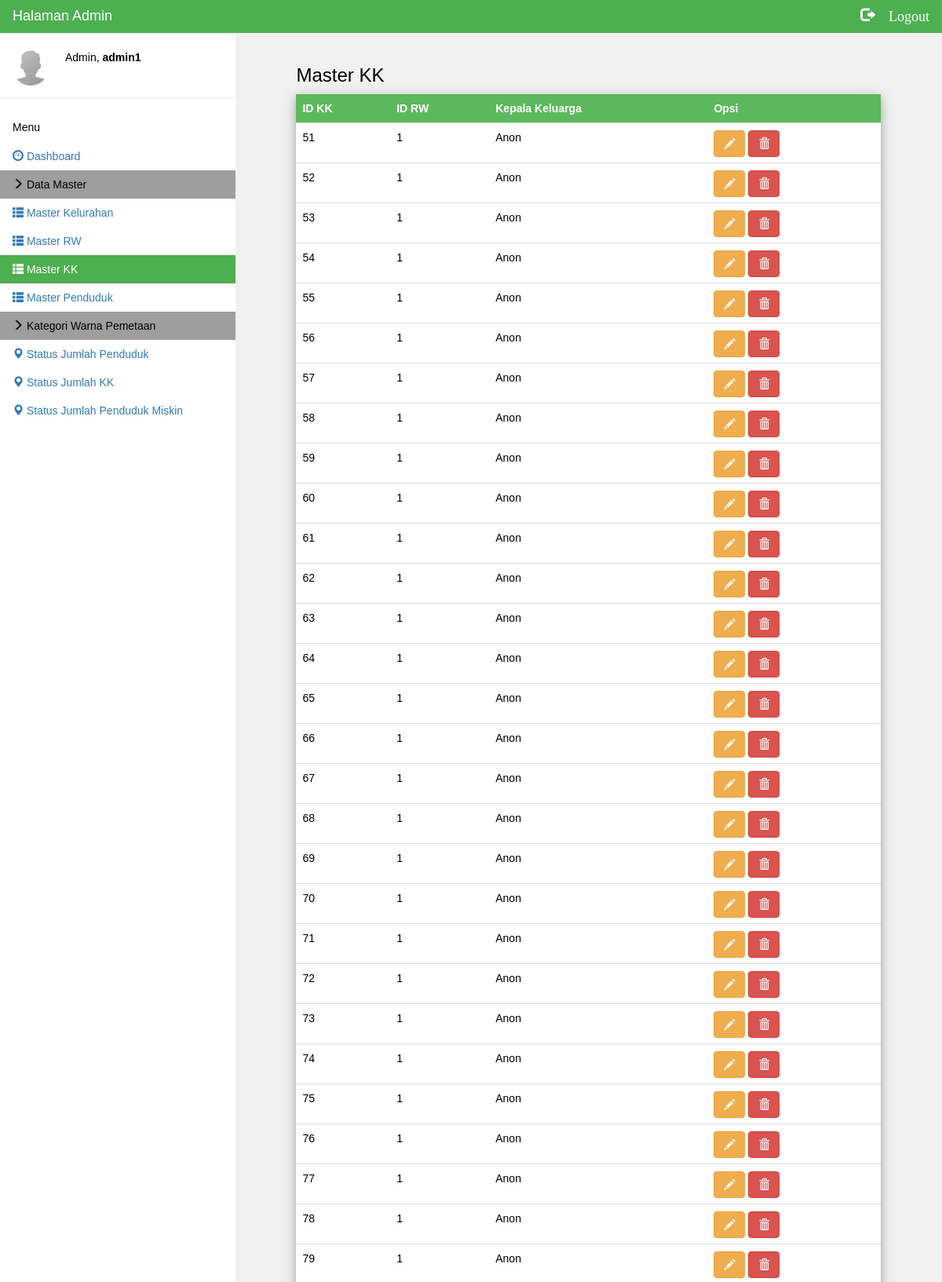
Page /Admin/tampil_kk.php?pg=2 (signed in, upper part) on the committed database.
### tables this page shows
CREATE TABLE IF NOT EXISTS `tb_kk` (
  `id_kk` int(11) NOT NULL,
  `id_rw` int(11) NOT NULL,
  `nama_kepalakeluarga` varchar(30) NOT NULL,
  PRIMARY KEY (`id_kk`)
);

### Admin/tampil_kk.php (the view, shortened to what this page needs)
<!DOCTYPE html>
<html>
<link rel="stylesheet" href="css/w3.css">
<link href="//maxcdn.bootstrapcdn.com/bootstrap/3.3.6/css/bootstrap.min.css" rel="stylesheet">
<link href="//cdnjs.cloudflare.com/ajax/libs/octicons/3.5.0/octicons.min.css" rel="stylesheet">
<body class="w3-light-grey">
<div class="w3-container w3-top w3-green w3-large w3-padding" style="z-index:4">
  <span class="w3-Left">Halaman Admin</span>
   <a href="logout.php"><span id="logout" class="w3-right glyphicon glyphicon-log-out"> Logout</span></a>
</div>
<nav class="w3-sidenav w3-collapse w3-white w3-animate-left" style="z-index:3;width:300px;" id="mySidenav"><br>
  <div class="w3-container w3-row">
    <div class="w3-col s3">
      <img src="css/img_avatar3.png" class="w3-circle w3-margin-right" style="width:46px">
    </div>
    <div class="w3-col s9">
      <span>Admin, <strong><?=$_SESSION['nama'];?></strong></span><br>
    </div>
  </div>
  <hr>
  <div class="w3-container" >
    <h5>Menu</h5>
  </div>
  <a href="#" class="w3-padding "><span class="glyphicon glyphicon-dashboard"></span>  Dashboard</a>
  <a href="" class="w3-padding w3-grey"><i class="glyphicon glyphicon-menu-right"></i>  Data Master</a>
  <a href="tampil_kelurahan.php" class="w3-padding "><i class="glyphicon glyphicon-th-list"></i>  Master Kelurahan</a>
  <a href="tampil_rw.php" class="w3-padding "><i class="glyphicon glyphicon-th-list"></i>  Master RW</a>
  <a href="tampil_kk.php" class="w3-padding w3-green" ><i class="glyphicon glyphicon-th-list"></i>  Master KK</a>
  <a href="tampil_penduduk.php" class="w3-padding"><i class="glyphicon glyphicon-th-list"></i>  Master Penduduk</a>
  <a href="" class="w3-padding w3-grey"><i class="glyphicon glyphicon-menu-right"></i>  Kategori Warna Pemetaan</a>
  <a href="tampil_status.php" class="w3-padding "><i class="glyphicon glyphicon-map-marker"></i>  Status Jumlah Penduduk</a>
  <a href="tampil_status_jmlkk.php" class="w3-padding "><i class="glyphicon glyphicon-map-marker"></i>  Status Jumlah KK</a>
  <a href="tampil_status_pmiskin.php" class="w3-padding"><i class="glyphicon glyphicon-map-marker"></i>  Status Jumlah Penduduk Miskin</a>
</nav>
<div class="w3-main" style="margin-left:300px;margin-top:43px;">
      <?php
       include "koneksi.php";
      ?>
      <div class="row" >
      <div class="col-sm-1"></div>
  <div class="col-sm-10" id="konten" style="margin-top:20px;">
      <h3>Master KK</h3>
      <table border="1" class="table table-striped w3-card-4">
      <tr  id="trtabel">
      <th>ID KK</th>
      <th>ID RW</th>
      <th>Kepala Keluarga</th>
      <th colspan="2" >Opsi</th>
      </tr>
      <?php
      $batas = 50;
            $pg = isset( $_GET['pg'] ) ? $_GET['pg'] : "";
            if ( empty( $pg ) ) {
            $posisi = 0;
            $pg = 1;
            } else {
            $posisi = ( $pg - 1 ) * $batas;
            }
      $query = "select * from tb_kk limit $posisi, $batas";
      $result = mysqli_query($sambung, $query);
      while ($buff = mysqli_fetch_array($result)){
      ?>
       <tr>
      <td><?php echo $buff['id_kk']; ?></td>
      <td><?php echo $buff['id_rw']; ?></td>
      <td><?php echo $buff['nama_kepalakeluarga']; ?></td>
      <td>
      <div class="button-toolbar">
      <a href="ubah_kk.php?id_kk=<?php echo $buff ['id_kk']; ?>" class="btn btn-warning glyphicon glyphicon-pencil" role="button" data-toggle="tooltip" title="Edit" data-placement="bottom"></a>
      <a href="#" onclick="confirm_modal('hapus_kk.php?id_kk=<?php echo $buff['id_kk']; ?>');" class="btn btn-danger glyphicon glyphicon-trash" data-toggle="tooltip" title="Hapus" data-placement="bottom"></a></div></td>
      </tr>
      <?php
      };
      ?>
      </table>
    </div>
<div class="col-sm-1"></div>
</div>
</body>
</html>

### Admin/css/w3.css (style rules this page uses)
* { -webkit-box-sizing:border-box;-moz-box-sizing:border-box;box-sizing:border-box }
html { -ms-text-size-adjust:100%;-webkit-text-size-adjust:100% }
body { margin:0 }
article,aside,details,figcaption,figure,footer,header,hgroup,main,menu,nav,section,summary { display:block }
a { background-color:transparent }
img { border:0 }
hr { -moz-box-sizing:content-box;box-sizing:content-box }
html,body { font-family:Verdana,sans-serif;font-size:15px;line-height:1.5 }
html { overflow-x:hidden }
h1,h2,h3,h4,h5,h6,.w3-slim,.w3-wide { font-family:"Segoe UI",Arial,sans-serif }
h3 { font-size:24px }
h5 { font-size:18px }
h1,h2,h3,h4,h5,h6 { font-weight:400;margin:10px 0 }
hr { height:0;border:0;border-top:1px solid #eee;margin:20px 0 }
img { margin-bottom:-5px }
a { color:inherit }
table { border-collapse:collapse;border-spacing:0;width:100%;display:table }
table,th,td { border:none }
.w3-navbar a,.w3-topnav a,.w3-sidenav a,.w3-dropdown-content a,.w3-accordion-content a,.w3-dropnav a { text-decoration:none!important }
.w3-btn,.w3-btn-floating,.w3-dropnav a,.w3-btn-floating-large,.w3-btn-block,.w3-hover-shadow,.w3-hover-opacity, .w3-navbar a,.w3-sidenav a,.w3-pagination li a,.w3-hoverable tbody tr,.w3-hoverable li,.w3-accordion-content a,.w3-dropdown-content a,.w3-dropdown-click:hover,.w3-dropdown-hover:hover,.w3-opennav,.w3-closenav,.w3-closebtn, .w3-hover-amber,.w3-hover-aqua,.w3-hover-blue,.w3-hover-light-blue,.w3-hover-brown,.w3-hover-cyan,.w3-hover-blue-grey,.w3-hover-green,.w3-hover-light-green,.w3-hover-indigo,.w3-hover-khaki,.w3-hover-lime,.w3-hover-orange,.w3-hover-deep-orange,.w3-hover-pink, .w3-hover-purple,.w3-hover-deep-purple,.w3-hover-red,.w3-hover-sand,.w3-hover-teal,.w3-hover-yellow,.w3-hover-white,.w3-hover-black,.w3-hover-grey,.w3-hover-light-grey,.w3-hover-dark-grey,.w3-hover-text-amber,.w3-hover-text-aqua,.w3-hover-text-blue,.w3-hover-text-light-blue, .w3-hover-text-brown,.w3-hover-text-cyan,.w3-hover-text-blue-grey,.w3-hover-text-green,.w3-hover-text-light-green,.w3-hover-text-indigo,.w3-hover-text-khaki,.w3-hover-text-lime,.w3-hover-text-orange,.w3-hover-text-deep-orange,.w3-hover-text-pink,.w3-hover-text-purple, .w3-hover-text-deep-purple,.w3-hover-text-red,.w3-hover-text-sand,.w3-hover-text-teal,.w3-hover-text-yellow,.w3-hover-text-white,.w3-hover-text-black,.w3-hover-text-grey,.w3-hover-text-light-grey,.w3-hover-text-dark-grey { -webkit-transition:background-color .3s,color .15s,box-shadow .3s,opacity 0.3s;transition:background-color .3s,color .15s,box-shadow .3s,opacity 0.3s }
.w3-sidenav { height:100%;width:200px;background-color:#fff;position:fixed!important;z-index:1;overflow:auto }
.w3-sidenav a { padding:4px 2px 4px 16px }
.w3-sidenav a,.w3-dropnav a { display:block }
.w3-main,#main { transition:margin-left .4s }
.w3-container:after,.w3-panel:after,.w3-row:after,.w3-row-padding:after,.w3-topnav:after,.w3-clear:after,.w3-btn-group:before,.w3-btn-group:after,.w3-btn-bar:before,.w3-btn-bar:after { content:"";display:table;clear:both }
.w3-col,.w3-half,.w3-third,.w3-twothird,.w3-threequarter,.w3-quarter { float:left;width:100% }
.w3-col.s3 { width:24.99999% }
.w3-col.s9 { width:74.99999% }
@media screen and (min-width:993px) { .w3-sidenav.w3-collapse { display:block!important } }
.w3-top,.w3-bottom { position:fixed;width:100%;z-index:1 }
.w3-top { top:0 }
.w3-right { float:right!important }
.w3-large { font-size:18px!important }
.w3-circle { border-radius:50%!important }
.w3-margin-right { margin-right:16px!important }
.w3-padding-medium,.w3-padding,.w3-form { padding:8px 16px!important }
.w3-container { padding:0.01em 16px }
.w3-card-4,.w3-hover-shadow:hover { box-shadow:0 4px 8px 0 rgba(0,0,0,0.2),0 6px 20px 0 rgba(0,0,0,0.19)!important }
.w3-animate-left { position:relative;-webkit-animation:animateleft 0.4s;animation:animateleft 0.4s }
.w3-green,.w3-hover-green:hover { color:#fff!important;background-color:#4CAF50!important }
.w3-white,.w3-hover-white:hover { color:#000!important;background-color:#fff!important }
.w3-grey,.w3-hover-grey:hover { color:#000!important;background-color:#9e9e9e!important }
.w3-light-grey,.w3-hover-light-grey:hover { color:#000!important;background-color:#f1f1f1!important }

### Admin/tampil_kk.php (style rules this page uses)
#trtabel { background-color: #5cb85c; color:white !important; text-align: center; }
#modalhapus, { background-color: #0099FF; color:white !important; text-align: center; font-size: 30px; }
#logout { color: white; }
td { background: white; }
html,body,h1,h2,h3,h4,h5 { font-family: "Raleway", sans-serif }

### rows in the picture
tb_kk: id_kk "51", id_rw "1", nama_kepalakeluarga "Anon"
tb_kk: id_kk "52", id_rw "1", nama_kepalakeluarga "Anon"
tb_kk: id_kk "53", id_rw "1", nama_kepalakeluarga "Anon"
tb_kk: id_kk "54", id_rw "1", nama_kepalakeluarga "Anon"
tb_kk: id_kk "55", id_rw "1", nama_kepalakeluarga "Anon"
tb_kk: id_kk "56", id_rw "1", nama_kepalakeluarga "Anon"
tb_kk: id_kk "57", id_rw "1", nama_kepalakeluarga "Anon"
tb_kk: id_kk "58", id_rw "1", nama_kepalakeluarga "Anon"
tb_kk: id_kk "59", id_rw "1", nama_kepalakeluarga "Anon"
tb_kk: id_kk "60", id_rw "1", nama_kepalakeluarga "Anon"
tb_kk: id_kk "61", id_rw "1", nama_kepalakeluarga "Anon"
tb_kk: id_kk "62", id_rw "1", nama_kepalakeluarga "Anon"
tb_kk: id_kk "63", id_rw "1", nama_kepalakeluarga "Anon"
tb_kk: id_kk "64", id_rw "1", nama_kepalakeluarga "Anon"
tb_kk: id_kk "65", id_rw "1", nama_kepalakeluarga "Anon"
tb_kk: id_kk "66", id_rw "1", nama_kepalakeluarga "Anon"
tb_kk: id_kk "67", id_rw "1", nama_kepalakeluarga "Anon"
tb_kk: id_kk "68", id_rw "1", nama_kepalakeluarga "Anon"
tb_kk: id_kk "69", id_rw "1", nama_kepalakeluarga "Anon"
tb_kk: id_kk "70", id_rw "1", nama_kepalakeluarga "Anon"
tb_kk: id_kk "71", id_rw "1", nama_kepalakeluarga "Anon"
tb_kk: id_kk "72", id_rw "1", nama_kepalakeluarga "Anon"
tb_kk: id_kk "73", id_rw "1", nama_kepalakeluarga "Anon"
tb_kk: id_kk "74", id_rw "1", nama_kepalakeluarga "Anon"
tb_kk: id_kk "75", id_rw "1", nama_kepalakeluarga "Anon"
tb_kk: id_kk "76", id_rw "1", nama_kepalakeluarga "Anon"
tb_kk: id_kk "77", id_rw "1", nama_kepalakeluarga "Anon"
tb_kk: id_kk "78", id_rw "1", nama_kepalakeluarga "Anon"
tb_kk: id_kk "79", id_rw "1", nama_kepalakeluarga "Anon"

### other values in the picture
$_SESSION['nama'] "admin1"
